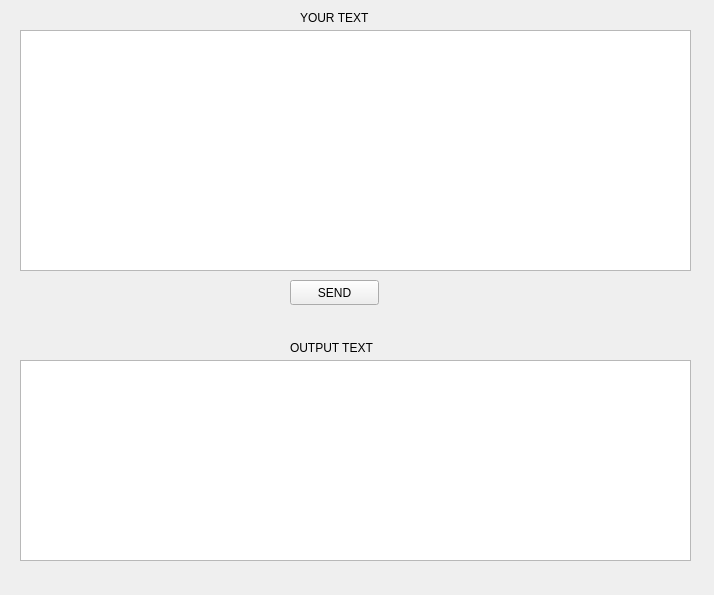
<?xml version="1.0" encoding="UTF-8"?>
<ui version="4.0">
 <class>MainWindow</class>
 <widget class="QMainWindow" name="MainWindow">
  <property name="geometry">
   <rect>
    <x>0</x>
    <y>0</y>
    <width>714</width>
    <height>595</height>
   </rect>
  </property>
  <property name="windowTitle">
   <string>MainWindow</string>
  </property>
  <widget class="QWidget" name="centralwidget">
   <widget class="QTextEdit" name="raw_text_textEdit">
    <property name="geometry">
     <rect>
      <x>20</x>
      <y>30</y>
      <width>671</width>
      <height>241</height>
     </rect>
    </property>
   </widget>
   <widget class="QLabel" name="raw_text_label">
    <property name="geometry">
     <rect>
      <x>300</x>
      <y>10</y>
      <width>81</width>
      <height>16</height>
     </rect>
    </property>
    <property name="text">
     <string>YOUR TEXT</string>
    </property>
   </widget>
   <widget class="QLabel" name="output_text_label">
    <property name="geometry">
     <rect>
      <x>290</x>
      <y>340</y>
      <width>101</width>
      <height>16</height>
     </rect>
    </property>
    <property name="text">
     <string>OUTPUT TEXT</string>
    </property>
   </widget>
   <widget class="QTextEdit" name="output_text_textEdit">
    <property name="geometry">
     <rect>
      <x>20</x>
      <y>360</y>
      <width>671</width>
      <height>201</height>
     </rect>
    </property>
   </widget>
   <widget class="QPushButton" name="send_pushButton">
    <property name="geometry">
     <rect>
      <x>290</x>
      <y>280</y>
      <width>89</width>
      <height>25</height>
     </rect>
    </property>
    <property name="text">
     <string>SEND</string>
    </property>
   </widget>
  </widget>
  <widget class="QMenuBar" name="menubar">
   <property name="geometry">
    <rect>
     <x>0</x>
     <y>0</y>
     <width>714</width>
     <height>22</height>
    </rect>
   </property>
  </widget>
  <action name="actionOpen">
   <property name="text">
    <string>Open...</string>
   </property>
  </action>
  <action name="actionSave">
   <property name="text">
    <string>Save...</string>
   </property>
  </action>
  <action name="actionOpen_Doc">
   <property name="text">
    <string>Open Doc...</string>
   </property>
  </action>
 </widget>
 <resources/>
 <connections/>
</ui>
